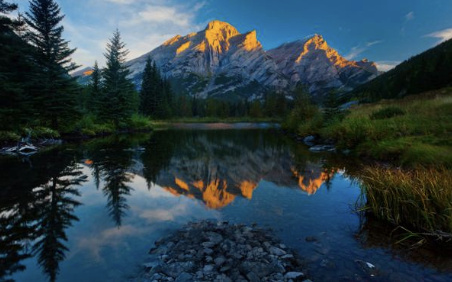
#> input picture pyhton/Advanced/Modules/Module Pillow/Material&practice/Pillow cropping, placing and rotating/task1.jpg, 452 x 282 px
$ python task1.py
#> lines starting #> are read from the running program, lines starting #| are printed output that depends on the picture
from PIL import Image

img = Image.open("task1.jpg").convert("RGB")
for w, h in [(1024, 768), (600, 400), (100, 100)]:
    im = img.copy()
    im.thumbnail((w, h))
    im.save(f"pic-{w}x{h}.jpg")
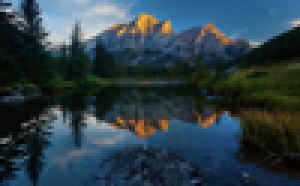
#> im: PIL image 100x62 RGB (shown 3 times larger); mean R, G, B 45.2, 63, 71.4

$ run again, with pyhton/Advanced/Modules/Module Pillow/Material&practice/Pillow cropping, placing and rotating/task2.jpg copied over pyhton/Advanced/Modules/Module Pillow/Material&practice/Pillow cropping, placing and rotating/task1.jpg
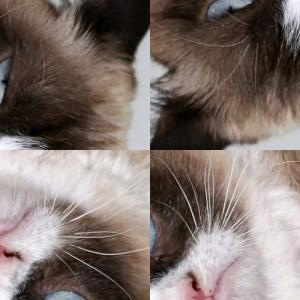
#> input picture pyhton/Advanced/Modules/Module Pillow/Material&practice/Pillow cropping, placing and rotating/task2.jpg, 300 x 300 px
#> img is the input picture: PIL image 300x300 RGB; mean R, G, B 126.8, 113.9, 108.7
#> after the loop `for w, h in [(1024, 768), (600, 400), (100, 100)]:`:
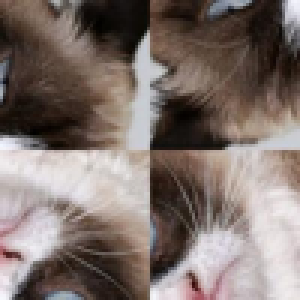
#> im: PIL image 100x100 RGB (shown 3 times larger); mean R, G, B 126.8, 113.8, 108.7
